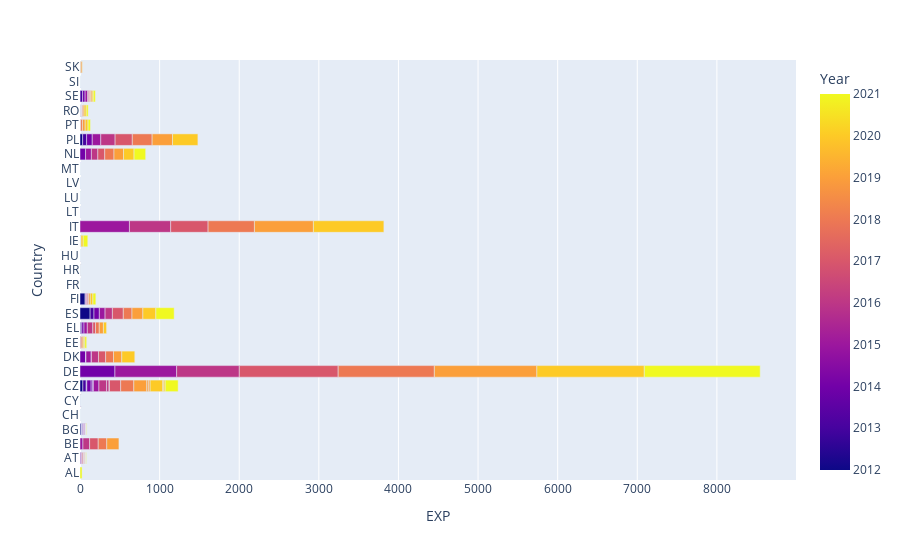

This figure's notebook cell:
### Code cell
fig = px.bar(op_df, x='EXP', y='geo',color="TIME_PERIOD",
             labels={'geo':'Country','OBS_VALUE':'Observation Value', 'procstat': 'Status','TIME_PERIOD': 'Year' })
fig.show()

### Figure 1 — Plotly figure (JSON) as saved in the notebook; plotly's stock layout.template omitted (floating-point values rounded to 4 significant figures; data arrays with more than 128 entries replaced by an {"elided": "..."} marker saying what was removed)
{"data": [{"alignmentgroup": "True", "hovertemplate": "EXP=%{x}<br>Country=%{y}<br>Year=%{marker.color}<extra></extra>", "legendgroup": "", "marker": {"color": {"elided": "366 int values"}, "coloraxis": "coloraxis", "pattern": {"shape": ""}}, "name": "", "offsetgroup": "", "orientation": "h", "showlegend": false, "textposition": "auto", "type": "bar", "x": {"elided": "366 int values"}, "xaxis": "x", "y": {"elided": "366 str values"}, "yaxis": "y"}], "layout": {"barmode": "relative", "coloraxis": {"colorbar": {"title": {"text": "Year"}}, "colorscale": [[0, "#0d0887"], [0.1111, "#46039f"], [0.2222, "#7201a8"], [0.3333, "#9c179e"], [0.4444, "#bd3786"], [0.5556, "#d8576b"], [0.6667, "#ed7953"], [0.7778, "#fb9f3a"], [0.8889, "#fdca26"], [1, "#f0f921"]]}, "legend": {"tracegroupgap": 0}, "margin": {"t": 60}, "xaxis": {"anchor": "y", "domain": [0, 1], "title": {"text": "EXP"}}, "yaxis": {"anchor": "x", "domain": [0, 1], "title": {"text": "Country"}}}}
